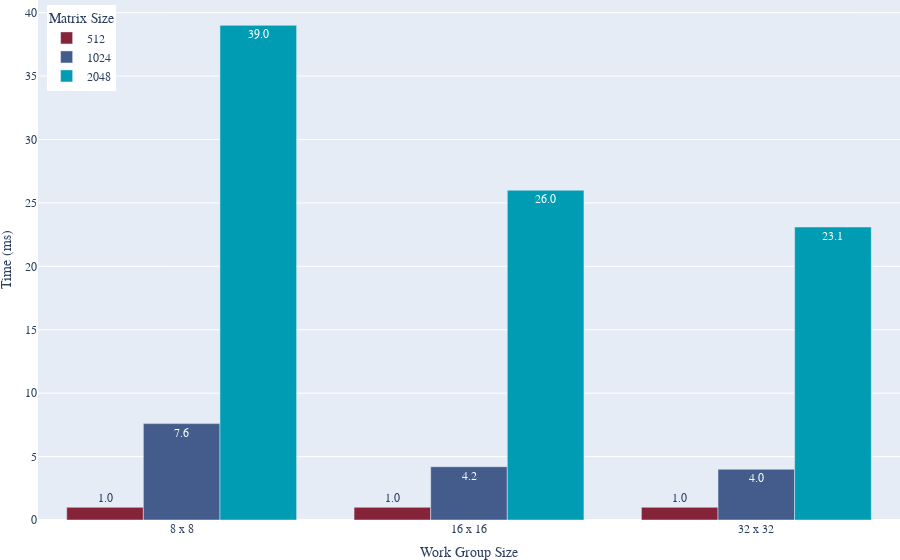

Source (notebook cell):
### Code cell
fig = px.bar(data, x="wg_size", y="time", barmode="group", color="size", text="time",
             labels={
                 "wg_size": "Work Group Size",
                 "time": "Time (ms)",
                 "size": "Matrix Size"
             },
             color_discrete_sequence = color_palette)

fig.update_layout(
    font=dict(
        family='LaTeX'
    ),
    margin={"r":0,"t":0,"l":0,"b":0},
    legend=dict(
        yanchor="auto",
        y=0.99,
        xanchor="left",
        x=0.01
    ),
    yaxis_range = [0,41]
)
fig.update_traces(texttemplate='%{text:.1f}',textposition="auto")
fig.show()
fig.write_image("baseline_wg_size.pdf", height=280, width=520)

### Figure 1 — Plotly figure (JSON) as saved in the notebook; plotly's stock layout.template omitted (floating-point values rounded to 4 significant figures)
{"data": [{"alignmentgroup": "True", "hovertemplate": "Matrix Size=512<br>Work Group Size=%{x}<br>Time (ms)=%{text}<extra></extra>", "legendgroup": "512", "marker": {"color": "#852339", "pattern": {"shape": ""}}, "name": "512", "offsetgroup": "512", "orientation": "v", "showlegend": true, "text": [1, 1, 1], "textposition": "auto", "texttemplate": "%{text:.1f}", "type": "bar", "x": ["8 x 8", "16 x 16", "32 x 32"], "xaxis": "x", "y": [1, 1, 1], "yaxis": "y"}, {"alignmentgroup": "True", "hovertemplate": "Matrix Size=1024<br>Work Group Size=%{x}<br>Time (ms)=%{text}<extra></extra>", "legendgroup": "1024", "marker": {"color": "#435c8b", "pattern": {"shape": ""}}, "name": "1024", "offsetgroup": "1024", "orientation": "v", "showlegend": true, "text": [7.6, 4.2, 4], "textposition": "auto", "texttemplate": "%{text:.1f}", "type": "bar", "x": ["8 x 8", "16 x 16", "32 x 32"], "xaxis": "x", "y": [7.6, 4.2, 4], "yaxis": "y"}, {"alignmentgroup": "True", "hovertemplate": "Matrix Size=2048<br>Work Group Size=%{x}<br>Time (ms)=%{text}<extra></extra>", "legendgroup": "2048", "marker": {"color": "#009cb3", "pattern": {"shape": ""}}, "name": "2048", "offsetgroup": "2048", "orientation": "v", "showlegend": true, "text": [39, 26, 23.1], "textposition": "auto", "texttemplate": "%{text:.1f}", "type": "bar", "x": ["8 x 8", "16 x 16", "32 x 32"], "xaxis": "x", "y": [39, 26, 23.1], "yaxis": "y"}], "layout": {"barmode": "group", "font": {"family": "LaTeX"}, "legend": {"title": {"text": "Matrix Size"}, "tracegroupgap": 0, "x": 0.01, "xanchor": "left", "y": 0.99, "yanchor": "auto"}, "margin": {"b": 0, "l": 0, "r": 0, "t": 0}, "xaxis": {"anchor": "y", "domain": [0, 1], "title": {"text": "Work Group Size"}}, "yaxis": {"anchor": "x", "domain": [0, 1], "range": [0, 41], "title": {"text": "Time (ms)"}}}}
